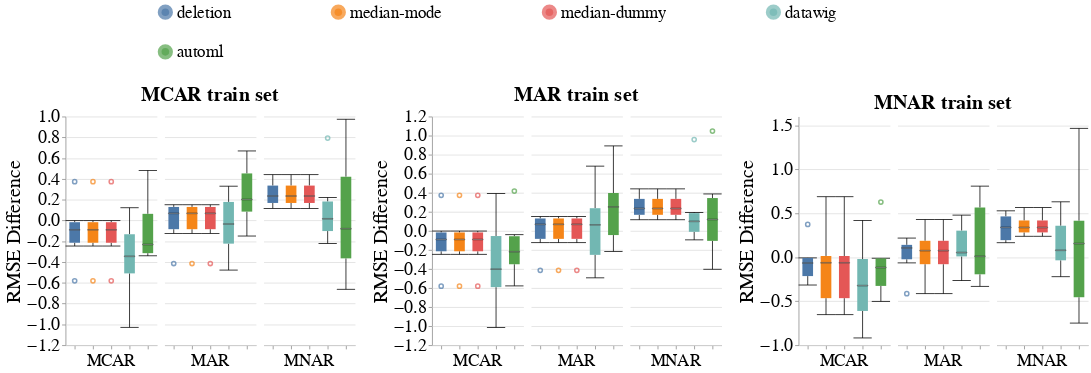

Notebook source saved alongside this figure:
### Markdown cell above
### Disparity Metrics

### Code cell
# Numerical
create_box_plots_for_diff_imputers(dataset_name=DATASET_NAME,
                                   column_name='duration',
                                   metric_name='rmse',
                                   group='sex',
                                   db_client=db_client)
